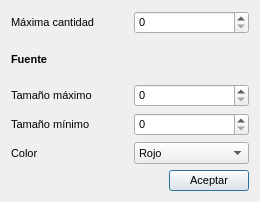
<?xml version="1.0" encoding="UTF-8"?>
<ui version="4.0">
 <class>StyleConfigWindow</class>
 <widget class="QDialog" name="StyleConfigWindow">
  <property name="geometry">
   <rect>
    <x>0</x>
    <y>0</y>
    <width>260</width>
    <height>202</height>
   </rect>
  </property>
  <property name="font">
   <font>
    <pointsize>8</pointsize>
   </font>
  </property>
  <property name="windowTitle">
   <string>Configurar alertas</string>
  </property>
  <layout class="QGridLayout" name="gridLayout">
   <item row="2" column="3" colspan="2">
    <widget class="QSpinBox" name="alerta_tam_max"/>
   </item>
   <item row="3" column="0" colspan="2">
    <widget class="QLabel" name="label_7">
     <property name="text">
      <string>Tamaño mínimo</string>
     </property>
    </widget>
   </item>
   <item row="3" column="3" colspan="2">
    <widget class="QSpinBox" name="alerta_tam_min"/>
   </item>
   <item row="0" column="0" colspan="3">
    <widget class="QLabel" name="label_3">
     <property name="text">
      <string>Máxima cantidad</string>
     </property>
    </widget>
   </item>
   <item row="0" column="3" colspan="2">
    <widget class="QSpinBox" name="alerta_max_cant"/>
   </item>
   <item row="4" column="0">
    <widget class="QLabel" name="label_5">
     <property name="text">
      <string>Color</string>
     </property>
    </widget>
   </item>
   <item row="4" column="3" colspan="2">
    <widget class="QComboBox" name="alerta_color">
     <item>
      <property name="text">
       <string>Rojo</string>
      </property>
     </item>
     <item>
      <property name="text">
       <string>Azul</string>
      </property>
     </item>
     <item>
      <property name="text">
       <string>Blanco/Negro</string>
      </property>
     </item>
    </widget>
   </item>
   <item row="5" column="4">
    <widget class="QPushButton" name="aceptar">
     <property name="text">
      <string>Aceptar</string>
     </property>
    </widget>
   </item>
   <item row="1" column="0" colspan="2">
    <widget class="QLabel" name="label_6">
     <property name="font">
      <font>
       <pointsize>8</pointsize>
       <weight>75</weight>
       <bold>true</bold>
      </font>
     </property>
     <property name="text">
      <string>Fuente</string>
     </property>
    </widget>
   </item>
   <item row="2" column="0" colspan="2">
    <widget class="QLabel" name="label_4">
     <property name="text">
      <string>Tamaño máximo</string>
     </property>
    </widget>
   </item>
  </layout>
 </widget>
 <tabstops>
  <tabstop>aceptar</tabstop>
  <tabstop>alerta_max_cant</tabstop>
  <tabstop>alerta_tam_max</tabstop>
  <tabstop>alerta_tam_min</tabstop>
  <tabstop>alerta_color</tabstop>
 </tabstops>
 <resources/>
 <connections/>
</ui>
